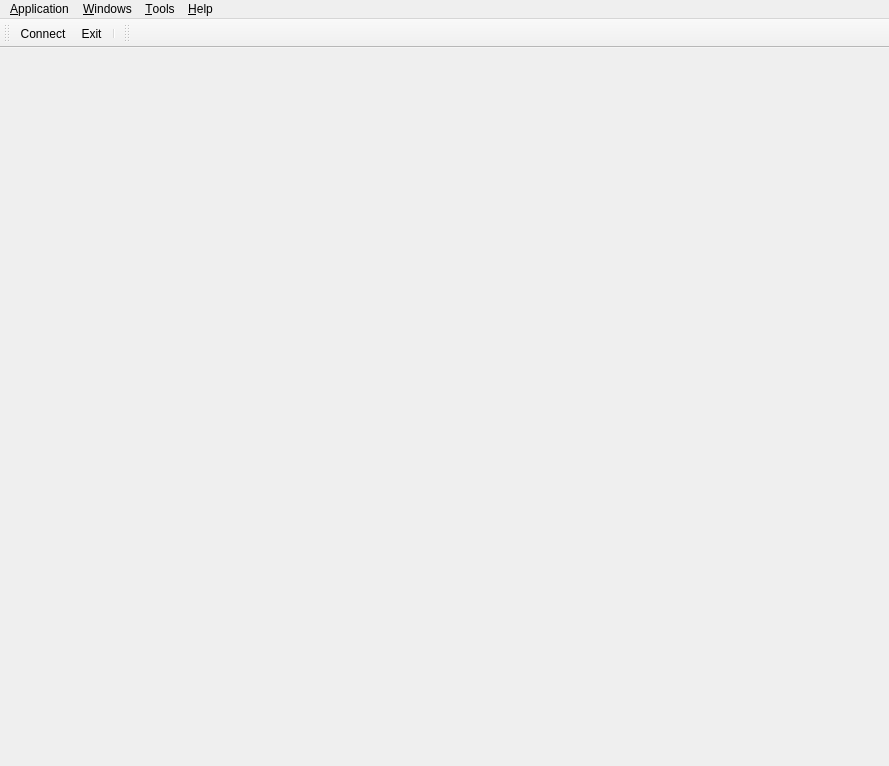
<?xml version="1.0" encoding="UTF-8"?>
<ui version="4.0">
 <class>MainWindow</class>
 <widget class="QMainWindow" name="MainWindow">
  <property name="geometry">
   <rect>
    <x>0</x>
    <y>0</y>
    <width>889</width>
    <height>766</height>
   </rect>
  </property>
  <property name="windowIcon">
   <iconset resource="../../../../resources/nicos-gui.qrc">
    <normaloff>:/sunny</normaloff>:/sunny</iconset>
  </property>
  <property name="toolButtonStyle">
   <enum>Qt::ToolButtonIconOnly</enum>
  </property>
  <widget class="QWidget" name="centralWidget">
   <layout class="QHBoxLayout" name="horizontalLayout">
    <item>
     <layout class="QVBoxLayout" name="centralLayout"/>
    </item>
   </layout>
  </widget>
  <widget class="QMenuBar" name="menubar">
   <property name="geometry">
    <rect>
     <x>0</x>
     <y>0</y>
     <width>889</width>
     <height>23</height>
    </rect>
   </property>
   <widget class="QMenu" name="menuFile">
    <property name="title">
     <string>&amp;Application</string>
    </property>
    <addaction name="actionConnect"/>
    <addaction name="separator"/>
    <addaction name="actionFont"/>
    <addaction name="actionColor"/>
    <addaction name="actionPreferences"/>
    <addaction name="separator"/>
    <addaction name="actionExit"/>
   </widget>
   <widget class="QMenu" name="menuWindows">
    <property name="title">
     <string>&amp;Windows</string>
    </property>
   </widget>
   <widget class="QMenu" name="menuHelp">
    <property name="title">
     <string>&amp;Help</string>
    </property>
    <addaction name="actionNicosHelp"/>
    <addaction name="separator"/>
    <addaction name="actionAbout"/>
    <addaction name="actionAboutQt"/>
   </widget>
   <widget class="QMenu" name="menuTools">
    <property name="title">
     <string>&amp;Tools</string>
    </property>
   </widget>
   <addaction name="menuFile"/>
   <addaction name="menuWindows"/>
   <addaction name="menuTools"/>
   <addaction name="menuHelp"/>
  </widget>
  <widget class="QToolBar" name="toolBarMain">
   <property name="windowTitle">
    <string>Connection</string>
   </property>
   <property name="toolButtonStyle">
    <enum>Qt::ToolButtonTextBesideIcon</enum>
   </property>
   <attribute name="toolBarArea">
    <enum>TopToolBarArea</enum>
   </attribute>
   <attribute name="toolBarBreak">
    <bool>false</bool>
   </attribute>
   <addaction name="actionConnect"/>
   <addaction name="actionExit"/>
   <addaction name="separator"/>
  </widget>
  <widget class="QToolBar" name="toolBarWindows">
   <property name="windowTitle">
    <string>Windows</string>
   </property>
   <property name="toolButtonStyle">
    <enum>Qt::ToolButtonTextBesideIcon</enum>
   </property>
   <attribute name="toolBarArea">
    <enum>TopToolBarArea</enum>
   </attribute>
   <attribute name="toolBarBreak">
    <bool>false</bool>
   </attribute>
  </widget>
  <action name="actionConnect">
   <property name="checkable">
    <bool>true</bool>
   </property>
   <property name="icon">
    <iconset resource="../../../../resources/nicos-gui.qrc">
     <normaloff>:/connect</normaloff>
     <normalon>:/disconnect</normalon>:/connect</iconset>
   </property>
   <property name="text">
    <string>&amp;Connect to server...</string>
   </property>
   <property name="iconText">
    <string>Connect</string>
   </property>
   <property name="toolTip">
    <string>Establish or break connection to server</string>
   </property>
   <property name="shortcut">
    <string>Ctrl+Shift+C</string>
   </property>
  </action>
  <action name="actionExit">
   <property name="icon">
    <iconset resource="../../../../resources/nicos-gui.qrc">
     <normaloff>:/quit</normaloff>:/quit</iconset>
   </property>
   <property name="text">
    <string>E&amp;xit</string>
   </property>
   <property name="toolTip">
    <string>Exit program</string>
   </property>
   <property name="shortcut">
    <string>Ctrl+Q</string>
   </property>
   <property name="menuRole">
    <enum>QAction::QuitRole</enum>
   </property>
  </action>
  <action name="actionFont">
   <property name="text">
    <string>&amp;Font...</string>
   </property>
  </action>
  <action name="actionColor">
   <property name="text">
    <string>&amp;Color...</string>
   </property>
  </action>
  <action name="actionAbout">
   <property name="text">
    <string>&amp;About...</string>
   </property>
   <property name="menuRole">
    <enum>QAction::AboutRole</enum>
   </property>
  </action>
  <action name="actionPreferences">
   <property name="text">
    <string>&amp;Preferences...</string>
   </property>
  </action>
  <action name="actionAboutQt">
   <property name="text">
    <string>About Qt...</string>
   </property>
  </action>
  <action name="actionNicosHelp">
   <property name="text">
    <string>NICOS help</string>
   </property>
  </action>
 </widget>
 <resources>
  <include location="../../../../resources/nicos-gui.qrc"/>
 </resources>
 <connections>
  <connection>
   <sender>actionExit</sender>
   <signal>triggered()</signal>
   <receiver>MainWindow</receiver>
   <slot>close()</slot>
   <hints>
    <hint type="sourcelabel">
     <x>-1</x>
     <y>-1</y>
    </hint>
    <hint type="destinationlabel">
     <x>315</x>
     <y>326</y>
    </hint>
   </hints>
  </connection>
 </connections>
</ui>
